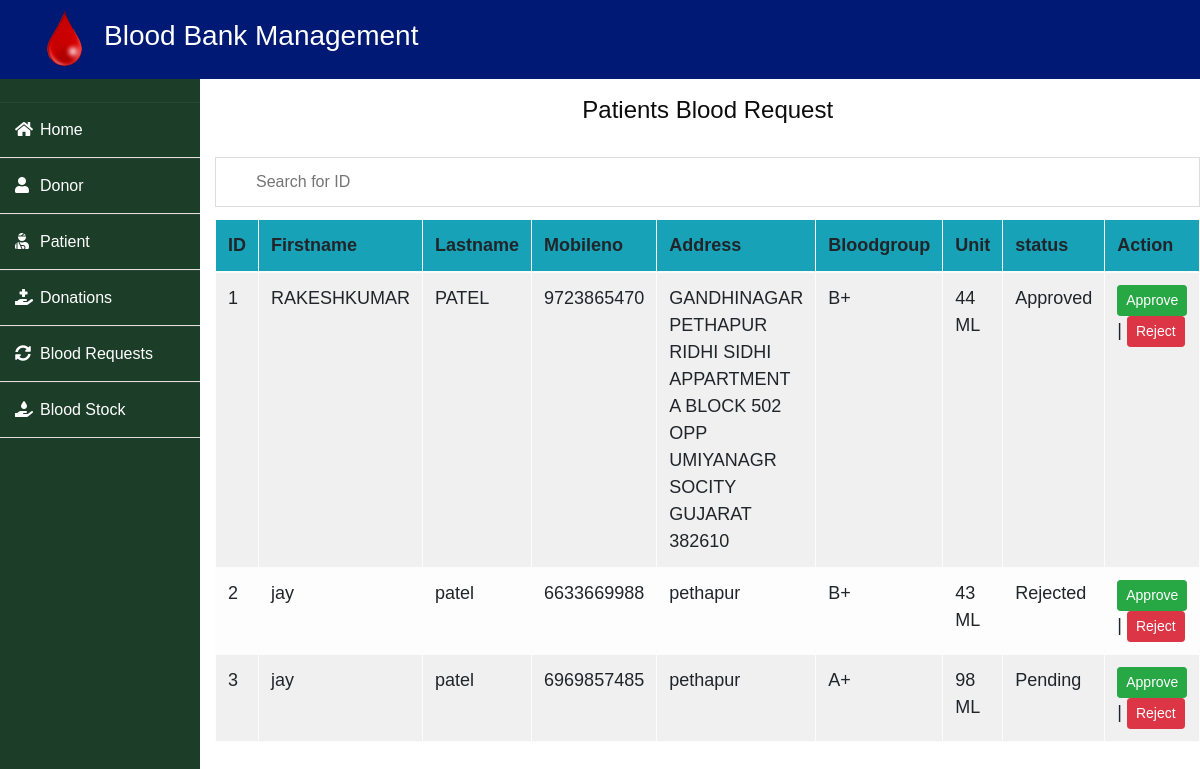
Screenshot of /blood_request/ with the database file from the repository.
### blood/models.py (models this page shows, shortened)
class BloodRequest(models.Model):
    request_by_patient=models.ForeignKey(pmodels.Patient,null=True,on_delete=models.CASCADE)
    request_by_donor=models.ForeignKey(dmodels.Donor,null=True,on_delete=models.CASCADE)
    firstname=models.CharField(max_length=40)
    lastname=models.CharField(max_length=40)
    mobileno=models.IntegerField(max_length=10)
    address=models.CharField(max_length=100)
    bloodgroup=models.CharField(max_length=10)
    unit=models.PositiveIntegerField(default=0)
    status=models.CharField(max_length=20,default="Pending")

### blood/views.py (the view)
# urls.py: path('blood_request/',views.blood_request,name='blood_request'),
def blood_request(request):
    blood_request=BloodRequest.objects.all()
    return render(request,"action/bloodrequest.html",{'blood_request':blood_request})

### templates/action/bloodrequest.html (shortened to what this page needs)
{% extends 'action/adminbase.html' %}
{% block content %}
{%load static%}
<head>
   </head>
<br>
<div class="container">
    <H4 class="text-center">Patients Blood Request</H4><br>
    <input type="text" id="myInput" onkeyup="myFunction()" placeholder="Search for ID ">
    <table class="table table-light table-hover table-bordered table-striped" id="myTable">
        <thead class="bg-info">
            <tr>
                <th scope="col">ID</th>
                <th scope="col">Firstname</th>
                <th scope="col">Lastname</th>
                <th scope="col">Mobileno</th>
                <th scope="col">Address</th>
                <th scope="col">Bloodgroup</th>
                <th scope="col">Unit</th>
                <th scope="col">status</th>
                <th scope="col">Action</th>
            </tr>
        </thead>
        <tbody>
            {% for t in blood_request %}
            <tr>
                <td>{{forloop.counter}}</td>
                <td>{{t.firstname}}</td>
                <td> {{t.lastname}}</td>
                <td>{{t.mobileno}}</td>
                <td>{{t.address}}</td>
                <td>{{t.bloodgroup}}</td>
                <td>{{t.unit}} ML</td>
                <td>{{t.status}}</td>
                <td><a href="/approvep/{{t.id}}" class="btn btn-success btn-sm"  id="accept" onClick="document.getElementById('reject').setAttribute('disabled',true);" value="Approve">Approve</a> | <a href="/rejectp/{{t.id}}" id="reject" onClick="document.getElementById('accept').setAttribute('disabled',true);"class="btn btn-danger btn-sm">Reject</a></td>
            </tr>
            {% endfor %}
        </tbody>
    </table>
</div>
{% endblock content %}

### templates/action/adminbase.html (shortened to what this page needs)
<!DOCTYPE html>
<html lang="en">
<head>
    <link rel="stylesheet" href="https://maxcdn.bootstrapcdn.com/bootstrap/4.0.0/css/bootstrap.min.css">
    <link rel="stylesheet" href="https://cdnjs.cloudflare.com/ajax/libs/font-awesome/5.14.0/css/all.css">
</head>
<body>
    <nav class=" fixed-top ">
        {% include 'home/innavigation.html' %}
      </nav>
<br><br><br>
<div class="wrapper">
    <div class="sidebar">
        <ul>
            <li><a style="text-decoration:none;" href="/admin_dashboard/"><i class="fas fa-home"></i>Home</a></li>
            <li><a style="text-decoration:none;" href="/d_admin/"><i class="fas fa-user"></i>Donor</a></li>
            <li><a style="text-decoration:none;" href="/p_admin/"><i class="fas fa-user-injured"></i>Patient</a></li>
            <li><a style="text-decoration:none;" href="/donations/"><i class="fas fa-hand-holding-medical"></i>Donations</a></li>
            <li><a style="text-decoration:none;" href="/blood_request/"><i class="fas fa-sync-alt"></i>Blood Requests</a></li>
            <li><a style="text-decoration:none;" href="/bloodstock/"><i class="fas fa-hand-holding-water"></i>Blood Stock</a></li>
        </ul>
    </div>
    <div class="main_content">
{% block content %}
{% endblock content %}
    </div>
</div>
</body>
</html>

### templates/home/innavigation.html (shortened to what this page needs)
{% load static %}
<!DOCTYPE html>
<html>
<head>
  <link rel="stylesheet" type="text/css" href="/static/home/bootstrap.css" />
  <link rel="stylesheet" type="text/css" href="https://cdnjs.cloudflare.com/ajax/libs/OwlCarousel2/2.3.4/assets/owl.carousel.min.css" />
 <link rel="stylesheet" href="/static/assets/css/fontawsom-all.min.css">
  <link rel="stylesheet" href="https://cdnjs.cloudflare.com/ajax/libs/jquery-nice-select/1.1.0/css/nice-select.min.css" />
  <link rel="stylesheet" href="https://cdnjs.cloudflare.com/ajax/libs/bootstrap-datepicker/1.3.0/css/datepicker.css">
  <link href="/static/home/style.css" rel="stylesheet" />
  <link href="/static/home/responsive.css" rel="stylesheet" />
</head>
<body>
  <div class="hero_area">
    <header class="header_section">
      <div class="header_bottom">
        <div class="container-fluid">
          <nav class="navbar navbar-expand-lg custom_nav-container ">
            <a  href="index.html">
              <img src="/static/blood21.png/" width="100%" height="79px">
           </a>
                  <b>
                   <h3 style="color:white">Blood Bank Management</h3>
                  </b>
                <div class="collapse navbar-collapse" id="navbarSupportedContent">
                  <div class="quote_btn-container " style="display:flex">
                    <form class="form-inline">
                      <button class="btn  my-2 my-sm-0 nav_search-btn" type="submit">
                      </button>
                    </form>
                  </div>
                </div>
              </nav>
        </div>
      </div>
    </header>
  </div>
</body>
</html>

### static/home/style.css (style rules this page uses)
body { font-family: 'Roboto', sans-serif; color: #0c0c0c; background-color: #ffffff; overflow-x: hidden; }
a, a:hover, a:focus { text-decoration: none; }
.btn, .btn:focus { outline: none !important; -webkit-box-shadow: none; box-shadow: none; }
.hero_area { position: relative; }
.header_section .header_bottom { background-color: #001974; }
.header_section .header_bottom .container-fluid { padding-right: 25px; padding-left: 25px; }
.custom_nav-container { padding: 0; }
.custom_nav-container .nav_search-btn { width: 35px; height: 35px; padding: 0; border: none; color: #ffffff; }

### static/home/responsive.css (style rules this page uses)
@media (min-width: 1200px) { .container { max-width: 1170px; } }

### templates/action/adminbase.html (style rules this page uses)
* { margin: 0; padding: 0; box-sizing: border-box; list-style: none; text-decoration: none; font-family: 'Josefin Sans', sans-serif; }
body { background-color: #f3f5f9; }
.wrapper { display: flex; position: relative; }
.wrapper .sidebar { width: 200px; height: 100%; background: #1c3e28; padding: 30px 0px; position: fixed; }
.wrapper .sidebar ul li { padding: 15px; border-bottom: 1px solid rgb(255, 245, 245); border-bottom: 1px solid rgb(227, 221, 221); border-top: 1px solid rgba(255,255,255,0.05); }
.wrapper .sidebar ul li a { color: white; display: block; }
.wrapper .sidebar ul li a .fas { width: 25px; }
.wrapper .main_content { width: 100%; margin-left: 200px; }

### templates/action/bloodrequest.html (style rules this page uses)
#myInput { background-image: url('/css/searchicon.png'); background-position: 10px 12px; background-repeat: no-repeat; width: 100%; font-size: 16px; padding: 12px 20px 12px 40px; border: 1px solid #ddd; margin-bottom: 12px; }
#myTable { border-collapse: collapse; width: 100%; border: 1px solid #ddd; font-size: 18px; }
#myTable th, #myTable td { text-align: left; padding: 12px; }
#myTable tr { border-bottom: 1px solid #ddd; }

### rows the page displays
BloodRequest: firstname "RAKESHKUMAR", lastname "PATEL", mobileno "9723865470", address "GANDHINAGAR PETHAPUR RIDHI SIDHI APPARTMENT A BLOCK 502 OPP UMIYANAGR SOCITY GUJARAT 382610", bloodgroup "B+", unit "44", status "Approved"
BloodRequest: firstname "jay", lastname "patel", mobileno "6633669988", address "pethapur", bloodgroup "B+", unit "43", status "Rejected"
BloodRequest: firstname "jay", lastname "patel", mobileno "6969857485", address "pethapur", bloodgroup "A+", unit "98", status "Pending"
